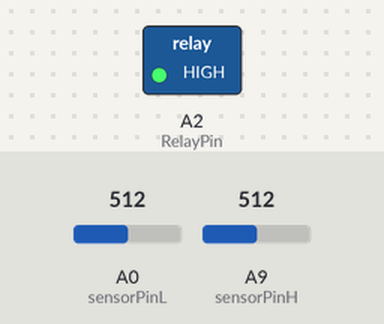
Bench run of a sketch on a simulated Teensy 4. Parts: switched loads named in the sketch (green lamp = pin HIGH). Dashed ring = blinking. The inputs (shaded band) are chosen by the test bench; at power-on: A0 (sensorPinL) = 512, A9 (sensorPinH) = 512 (analog values on the 0–1023 scale). What the sketch prints to the serial monitor is not drawn.

Above: at 3.21 s.
Timing chart, 0 to 6.0 s (numbered marks = the images above):
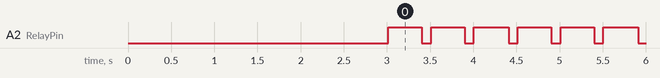

The sketch:

step_response_test.ino
```cpp
#include <PID_v1.h>
#include <PID_AutoTune_v0.h>

IntervalTimer outputDriveTimer;
IntervalTimer tempMeasTimer;
IntervalTimer logTimer;

const int logInterval = 10000; // log every 10 seconds
long lastLogTime = 0;
int sensorPinH = A9;
int sensorPinL = A0;
int RelayPin = A2;

double Setpoint = 49;
double Input;
double Output = 400; //400/500 80% ontime for relay
volatile long onTime = 0;
volatile long heatTime = 60*1000*200; // how long to heat
volatile long coolTime = 60*1000*500; // 1000ms/s*60s/min*100 min

// pid tuning parameters NOT NEEDED
double Kp = 0;
double Ki = 0;
double Kd = 0;
//Specify the links and initial tuning parameters
PID myPID(&Input, &Output, &Setpoint, Kp, Ki, Kd, DIRECT);
int WindowSize = 500;
long windowStartTime;
// ************************************************
// Auto Tune Variables and constants
// ************************************************
byte ATuneModeRemember=2;

double aTuneStep=200;
double aTuneNoise=1;
unsigned int aTuneLookBack=1000;

boolean tuning = false;
boolean autotune = true;

PID_ATune aTune(&Input, &Output);

void TempToInput(){
  float temp = readTemp(sensorPinH,sensorPinL);
  noInterrupts();
  Input = temp;
  interrupts();
}

void DoControl()
{
  //lolololol nothing to control
}
void Run()
{


   while(true)
   {
      Serial.println("#S|LOGFILE1|[heating,0,0,0,0,0,0]#");
      noInterrupts();
      onTime = Output;
      interrupts();
      delay(heatTime);
      Serial.println("#S|LOGFILE1|[cooling,0,0,0,0,0,0]#");
      noInterrupts();
      onTime = 0;
      interrupts();
      delay(coolTime);

   }
}

void logtoserial()
{
        // periodically log to serial port in csv format
      if (millis() - lastLogTime > logInterval)
      {
        Serial.print("#S|LOGFILE1|[");
        Serial.print(Setpoint);
        Serial.print(",");
        Serial.print(Input);
        Serial.print(",");
        Serial.print(Kp);
        Serial.print(",");
        Serial.print(Ki);
        Serial.print(",");
        Serial.print(Kd);
        Serial.print(",");
        Serial.print(tuning);
        Serial.print(",");
        Serial.print(onTime);
        Serial.println("]#");
        lastLogTime = millis();
      }

}
void DriveOutput()
{
  long now = millis();
  // Set the output
  // "on time" is proportional to the PID output
  if(now - windowStartTime>WindowSize)
  { //time to shift the Relay Window
     windowStartTime += WindowSize;
  }
  if(onTime > (now - windowStartTime))
  {
     digitalWrite(RelayPin,HIGH);
  }
  else
  {
     digitalWrite(RelayPin,LOW);
  }
}


float readTemp( int pinHigh, int pinLow){
  float temp = 0;
  float V0 = 1645; // in Millivolts
  float Res1 = 99.8;  // (top right) resistance of upper resistor in other leg resistor set
  float Res2 = 100.3; // (bottom right) resistance of lower resistor in other leg resistor set
  float Res3 = 100.2; // (top left) resistance of resistor in series with probe
  double coeffA = .00385;
  double coeffB= -0.0000005775;
  float Res0 = 100;

  int sensorValueH = analogRead(pinHigh);
  int sensorValueL = analogRead(pinLow);
  float Volt = ((sensorValueH-sensorValueL)/16383.0)*1200;
  float ResP = (Res3*(Res1*(V0-Volt)-Res2*Volt))/(Res1*Volt+Res2*(Volt+V0));
  temp = (-coeffA*sqrt(Res0)+sqrt(coeffA*coeffA*Res0-4*coeffB*Res0+4*coeffB*ResP))/(2*coeffB*sqrt(Res0));
  return temp;
}

void setup() {
  Serial.begin(9600);

  analogReference(INTERNAL);
  analogReadResolution(14);
  analogReadAveraging(32);
  pinMode(RelayPin, OUTPUT);
  digitalWrite(RelayPin, LOW);
  myPID.SetTunings(Kp,Ki,Kd);
  myPID.SetSampleTime(1000);
  myPID.SetOutputLimits(0, WindowSize);
  if (!autotune){
    myPID.SetMode(AUTOMATIC);
  }
  outputDriveTimer.priority(100);
  outputDriveTimer.begin(DriveOutput, 15000);
  tempMeasTimer.begin( TempToInput, 14001 );
  logTimer.begin(logtoserial,10000);
  delay(3000);
  Serial.print("#S|LOGFILE1|[");
  Serial.print("Setpoint");
  Serial.print(",");
  Serial.print("Input");
  Serial.print(",");
  Serial.print("Kp");
  Serial.print(",");
  Serial.print("Ki");
  Serial.print(",");
  Serial.print("Kd");
  Serial.print(",");
  Serial.print("tuning");
  Serial.print(",");
  Serial.print("Output");
  Serial.println("]#");
}

void loop() {
  // put your main code here, to run repeatedly:
  // read the value from the sensor:
  Run();

  //delay(100);
  //Serial.print(' ');
  //Serial.print((int)sensorValueH);
  //Serial.print(' ');
  //Serial.print((int)sensorValueL);
  //Serial.print(' ');
  //Serial.print(Volt);
  //Serial.print(' ');
  //Serial.print(ResP);
  //Serial.print(' ');
  //Serial.println(temp);
}
```

Measured:
- by itself, A2 (RelayPin): alternates HIGH for 0.39 s and LOW for 0.10 s
